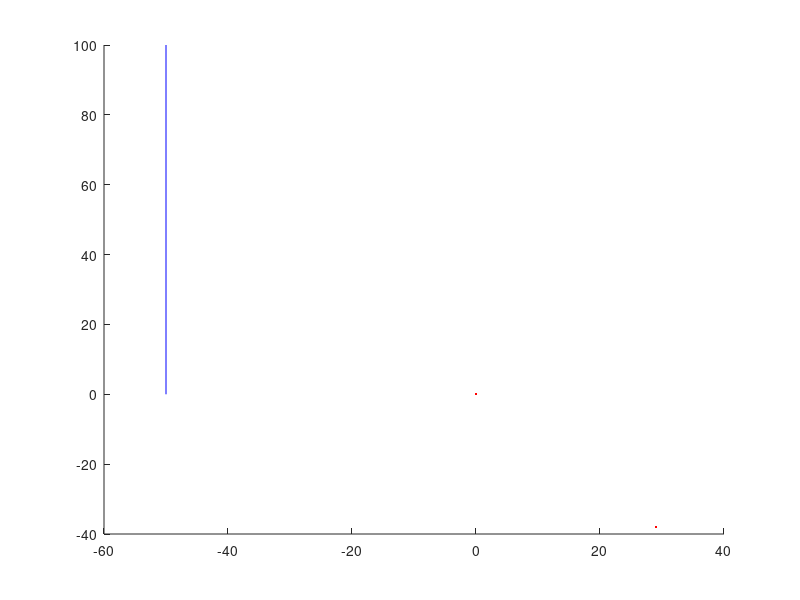

MATLAB code for this plot: (Note: this script raises an error after producing the figure.)
% Movment plot
clf ; % clears plot
close all
clear;
clc

% Phalanx and leaver-lengs in mm
a = 25; % mm
b = 85;
c = 60;
d = 40;
e = 50;
de = 25;
M1 = [0 0]; % Motor 1 position
M2 = M1 + [29 -38]; % Motor 2, relativ to Motor 1

t1mm = [-30 56]; % t1 max min
t1 = deg2rad(t1mm(1):t1mm(2));


figure
hold on
plot(M1(1),M1(2),'r.')
plot(M2(1),M2(2),'r.')
plot([-50 -50],[0 100],'b') %stop
for i = 1 : length(t1)
    [t2, t2pd] = t1tot2(t1(i),M1,M2,a,b,c,d); % Parallel calc
    t2s(i)=t2;  
    Q = fingerCalc(M1, M2, [0 0 t1(i) t2 a b c d e]);
    A = [Q(1) Q(2)];
    B = [Q(3) Q(4)];
    C = [Q(5) Q(6)];
    E = [Q(7) Q(8)];

    plot([M2(1) A(1)],[M2(2) A(2)]) % a
    plot([A(1) B(1)],[A(2) B(2)]) % b
    plot([M1(1) C(1)],[M1(2) C(2)]) % c
    plot([C(1) B(1)],[C(2) B(2)]) % d
    plot([C(1) E(1)], [C(2) E(2)],'r') % e
    plot(E(1),E(2),'r.')
    xlim([-100 100])
    ylim([-80 120])
    drawnow limitrate
end
title('Parallel Movment Graph')
xlabel('coordinates: x axis [mm]')
ylabel('coordinates: y axis [mm]')
text(-95,110,['ID: ' num2str(a) '.' num2str(b) '.' num2str(c) '.' num2str(d) '.' num2str(e)])

filename = ['pic\PMG\PMG-' num2str(a) '_' num2str(b) '_' num2str(c) '_' num2str(d) '_' num2str(e) '.png'];
saveas(gcf,filename)